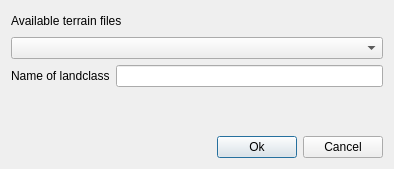
<?xml version="1.0" encoding="UTF-8"?>
<ui version="4.0">
 <class>ModuleWindow</class>
 <widget class="QDialog" name="ModuleWindow">
  <property name="geometry">
   <rect>
    <x>0</x>
    <y>0</y>
    <width>394</width>
    <height>169</height>
   </rect>
  </property>
  <property name="windowTitle">
   <string>Module</string>
  </property>
  <layout class="QVBoxLayout" name="verticalLayout">
   <item>
    <layout class="QGridLayout" name="gridLayout">
     <item row="0" column="0">
      <widget class="QLabel" name="label">
       <property name="text">
        <string>Available terrain files</string>
       </property>
      </widget>
     </item>
     <item row="1" column="0" colspan="2">
      <widget class="QComboBox" name="filelist">
       <property name="sizePolicy">
        <sizepolicy hsizetype="Expanding" vsizetype="Fixed">
         <horstretch>0</horstretch>
         <verstretch>0</verstretch>
        </sizepolicy>
       </property>
      </widget>
     </item>
     <item row="0" column="1">
      <spacer name="horizontalSpacer">
       <property name="orientation">
        <enum>Qt::Horizontal</enum>
       </property>
       <property name="sizeHint" stdset="0">
        <size>
         <width>40</width>
         <height>20</height>
        </size>
       </property>
      </spacer>
     </item>
    </layout>
   </item>
   <item>
    <layout class="QGridLayout" name="option_layout">
     <item row="0" column="0">
      <widget class="QLabel" name="label_3">
       <property name="text">
        <string>Name of landclass</string>
       </property>
      </widget>
     </item>
     <item row="0" column="1">
      <widget class="QLineEdit" name="edit_name"/>
     </item>
    </layout>
   </item>
   <item>
    <spacer name="verticalSpacer">
     <property name="orientation">
      <enum>Qt::Vertical</enum>
     </property>
     <property name="sizeHint" stdset="0">
      <size>
       <width>20</width>
       <height>40</height>
      </size>
     </property>
    </spacer>
   </item>
   <item>
    <layout class="QGridLayout" name="gridLayout_2">
     <item row="0" column="1">
      <widget class="QPushButton" name="btnOk">
       <property name="text">
        <string>Ok</string>
       </property>
      </widget>
     </item>
     <item row="0" column="2">
      <widget class="QPushButton" name="btnCncl">
       <property name="text">
        <string>Cancel</string>
       </property>
      </widget>
     </item>
     <item row="0" column="0">
      <spacer name="horizontalSpacer_2">
       <property name="orientation">
        <enum>Qt::Horizontal</enum>
       </property>
       <property name="sizeHint" stdset="0">
        <size>
         <width>40</width>
         <height>20</height>
        </size>
       </property>
      </spacer>
     </item>
    </layout>
   </item>
  </layout>
 </widget>
 <layoutdefault spacing="6" margin="11"/>
 <resources/>
 <connections/>
</ui>
